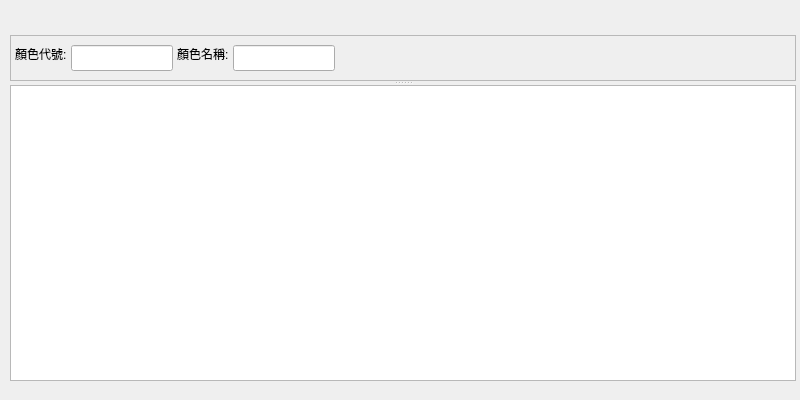
<?xml version="1.0" encoding="UTF-8"?>
<ui version="4.0">
 <class>Form</class>
 <widget class="QWidget" name="Form">
  <property name="geometry">
   <rect>
    <x>0</x>
    <y>0</y>
    <width>800</width>
    <height>400</height>
   </rect>
  </property>
  <property name="windowTitle">
   <string>Form</string>
  </property>
  <widget class="QSplitter" name="splitter">
   <property name="geometry">
    <rect>
     <x>10</x>
     <y>35</y>
     <width>786</width>
     <height>346</height>
    </rect>
   </property>
   <property name="orientation">
    <enum>Qt::Vertical</enum>
   </property>
   <widget class="QFrame" name="c_frame">
    <property name="frameShape">
     <enum>QFrame::StyledPanel</enum>
    </property>
    <property name="frameShadow">
     <enum>QFrame::Raised</enum>
    </property>
    <widget class="QLineEdit" name="c_le_color_no_filter">
     <property name="geometry">
      <rect>
       <x>61</x>
       <y>10</y>
       <width>102</width>
       <height>26</height>
      </rect>
     </property>
    </widget>
    <widget class="QLabel" name="c_lb_color_no_filter">
     <property name="geometry">
      <rect>
       <x>5</x>
       <y>10</y>
       <width>52</width>
       <height>18</height>
      </rect>
     </property>
     <property name="text">
      <string>顏色代號:</string>
     </property>
    </widget>
    <widget class="QLabel" name="c_lb_color_nm_filter">
     <property name="geometry">
      <rect>
       <x>167</x>
       <y>10</y>
       <width>52</width>
       <height>18</height>
      </rect>
     </property>
     <property name="text">
      <string>顏色名稱:</string>
     </property>
    </widget>
    <widget class="QLineEdit" name="c_le_color_nm_filter">
     <property name="geometry">
      <rect>
       <x>223</x>
       <y>10</y>
       <width>102</width>
       <height>26</height>
      </rect>
     </property>
    </widget>
   </widget>
   <widget class="QTableView" name="c_tv_color"/>
  </widget>
 </widget>
 <resources/>
 <connections/>
</ui>
